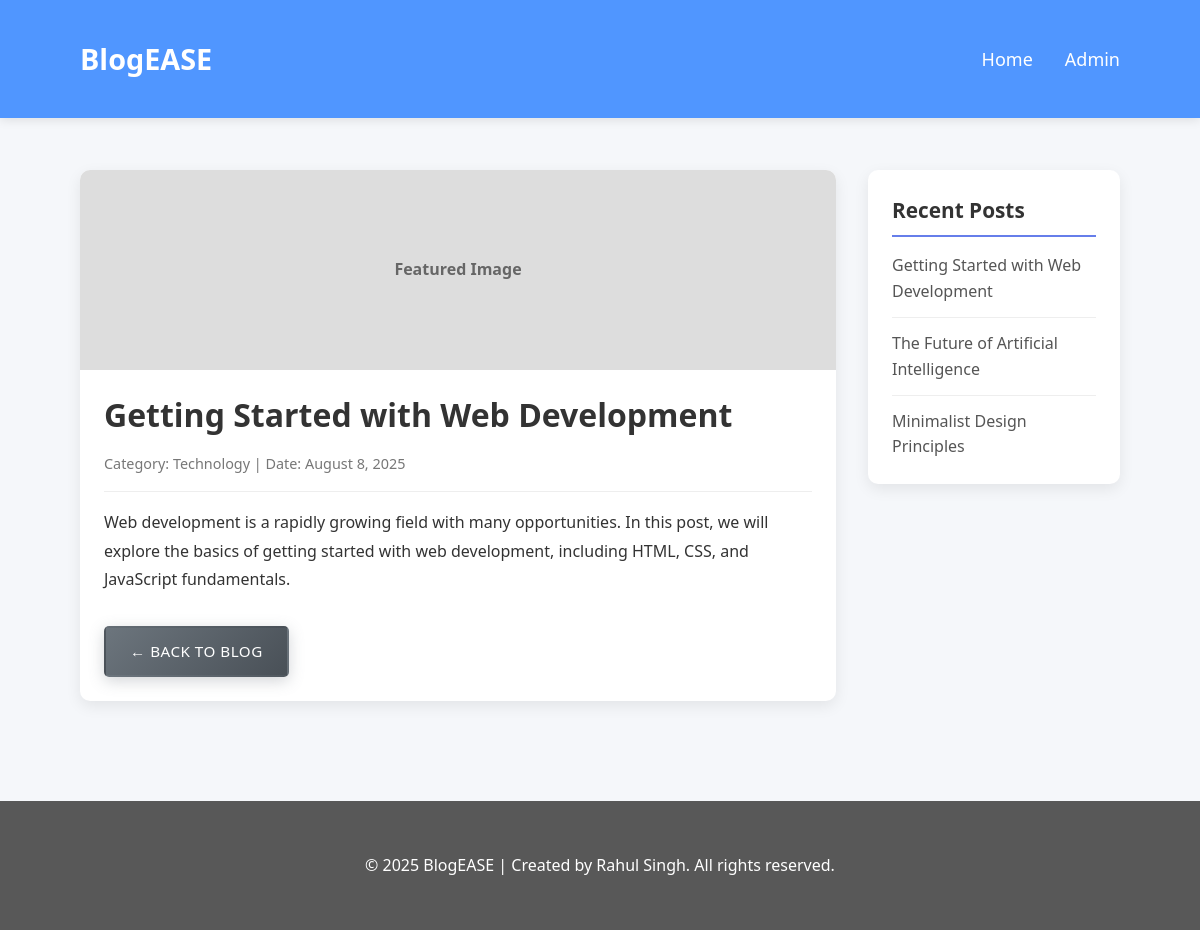
The page /post.php?id=1 on the database its author committed.
### tables this page shows
CREATE TABLE IF NOT EXISTS posts (
    id INT AUTO_INCREMENT PRIMARY KEY,
    title VARCHAR(255) NOT NULL,
    content TEXT NOT NULL,
    category VARCHAR(100) NOT NULL,
    created_at TIMESTAMP DEFAULT CURRENT_TIMESTAMP,
    updated_at TIMESTAMP DEFAULT CURRENT_TIMESTAMP ON UPDATE CURRENT_TIMESTAMP
);

### post.php (the view, shortened to what this page needs)
<?php
require_once 'includes/header.php';
$post_id = isset($_GET['id']) ? (int)$_GET['id'] : 0;
$stmt = $pdo->prepare("SELECT * FROM posts WHERE id = ?");
$stmt->execute([$post_id]);
$post = $stmt->fetch(PDO::FETCH_ASSOC);
$stmt = $pdo->query("SELECT id, title FROM posts ORDER BY created_at DESC LIMIT 5");
$recent_posts = $stmt->fetchAll(PDO::FETCH_ASSOC);
?>
<header>
    <div class="container header-content">
        <div class="logo">BlogEASE</div>
        <nav>
            <ul>
                <li><a href="index.php">Home</a></li>
                <li><a href="admin/login.php">Admin</a></li>
            </ul>
        </nav>
    </div>
</header>
<div class="container main-content">
    <div class="blog-posts">
        <div class="post-card">
            <?php if (!empty($post['image']) && file_exists($post['image'])): ?>
                <div class="post-image">
                    <img src="<?php echo htmlspecialchars($post['image']); ?>" alt="<?php echo htmlspecialchars($post['title']); ?>">
                </div>
            <?php else: ?>
                <div class="post-image">Featured Image</div>
            <?php endif; ?>
            <div class="post-content">
                <h1 class="post-title"><?php echo htmlspecialchars($post['title']); ?></h1>
                <div class="post-meta">
                    <span>Category: <?php echo htmlspecialchars($post['category']); ?></span> |
                    <span>Date: <?php echo date('F j, Y', strtotime($post['created_at'])); ?></span>
                </div>
                <div class="post-full-content">
                    <?php echo nl2br(htmlspecialchars($post['content'])); ?>
                </div>
                <a href="index.php" class="read-more">← Back to Blog</a>
            </div>
        </div>
    </div>
    <div class="sidebar">
        <div class="sidebar-widget">
            <h3 class="widget-title">Recent Posts</h3>
            <ul class="recent-posts">
                <?php if (empty($recent_posts)): ?>
                    <li>No recent posts</li>
                <?php else: ?>
                    <?php foreach ($recent_posts as $recent_post): ?>
                        <li><a href="post.php?id=<?php echo $recent_post['id']; ?>"><?php echo htmlspecialchars($recent_post['title']); ?></a></li>
                    <?php endforeach; ?>
                <?php endif; ?>
            </ul>
        </div>
    </div>
</div>
<?php require_once 'includes/footer.php'; ?>

### css/style.css (style rules this page uses)
* { margin: 0; padding: 0; box-sizing: border-box; font-family: 'Segoe UI', Tahoma, Geneva, Verdana, sans-serif; }
body { background-color: #f5f7fa; color: #333; line-height: 1.6; }
.container { width: 90%; max-width: 1200px; margin: 0 auto; padding: 20px; }
header { background: rgb(80, 150, 255); color: white; padding: 1rem 0; box-shadow: 0 2px 10px rgba(0,0,0,0.1); }
.header-content { display: flex; justify-content: space-between; align-items: center; }
.logo { font-size: 1.8rem; font-weight: bold; }
nav ul { display: flex; list-style: none; }
nav ul li { margin-left: 2rem; }
nav ul li a { color: white; text-decoration: none; transition: opacity 0.3s; font-size: large; }
.main-content { display: flex; gap: 2rem; margin-top: 2rem; }
.blog-posts { flex: 3; }
.sidebar { flex: 1; }
.post-card { background: white; border-radius: 10px; box-shadow: 0 5px 15px rgba(0,0,0,0.08); margin-bottom: 2rem; overflow: hidden; transition: transform 0.3s ease; }
.post-image { width: 100%; height: 200px; background-color: #ddd; display: flex; align-items: center; justify-content: center; color: #666; font-weight: bold; }
.post-content { padding: 1.5rem; }
.post-title { font-size: 1.5rem; margin-bottom: 0.5rem; color: #333; }
.post-meta { color: #777; font-size: 0.9rem; margin-bottom: 1rem; }
.read-more { display: inline-block; background: linear-gradient(135deg, #667eea 0%, #764ba2 100%); color: white; padding: 0.5rem 1rem; border-radius: 5px; text-decoration: none; font-weight: 500; transition: opacity 0.3s; }
.sidebar-widget { background: white; border-radius: 10px; box-shadow: 0 5px 15px rgba(0,0,0,0.08); padding: 1.5rem; margin-bottom: 2rem; }
.widget-title { font-size: 1.3rem; margin-bottom: 1rem; color: #333; border-bottom: 2px solid #667eea; padding-bottom: 0.5rem; }
.recent-posts li { margin-bottom: 0.8rem; padding-bottom: 0.8rem; border-bottom: 1px solid #eee; }
.recent-posts li:last-child { border-bottom: none; margin-bottom: 0; padding-bottom: 0; }
.recent-posts a { text-decoration: none; color: #555; transition: color 0.3s; }
.post-image { display: flex; align-items: center; justify-content: center; font-weight: bold; color: #666; }
.post-full-content { line-height: 1.8; margin-bottom: 2rem; }
h1.post-title { font-size: 2rem; margin-bottom: 1rem; }
.read-more { display: inline-block; background: rgb(80, 150, 255); color: white; padding: 0.7rem 1.5rem; border-radius: 5px; text-decoration: none; font-weight: 500; transition: all 0.3s ease; border: 2px solid transparent; font-size: 0.95rem; text-transform: uppercase; letter-spacing: 0.5px; box-shadow: 0 4px 15px rgba(102, 126, 234, 0.3); }
.read-more[href*="index.php"] { background: linear-gradient(135deg, #6c757d 0%, #495057 100%); box-shadow: 0 4px 15px rgba(108, 117, 125, 0.3); }
.post-meta { color: #777; font-size: 0.9rem; margin-bottom: 1rem; padding-bottom: 1rem; border-bottom: 1px solid #eee; }
.post-title { font-size: 1.5rem; margin-bottom: 1rem; color: #333; line-height: 1.3; }
ul { list-style: none; padding-left: 0; }

### rows shown on the page
posts: title "Getting Started with Web Development", category "Technology", created_at "August 8, 2025", content "Web development is a rapidly growing field with many opportunities. In this post, we will explore the basics of getting started with web development, including HTML, CSS, and JavaScript fundamentals."
posts: title "The Future of Artificial Intelligence"
posts: title "Minimalist Design Principles"
